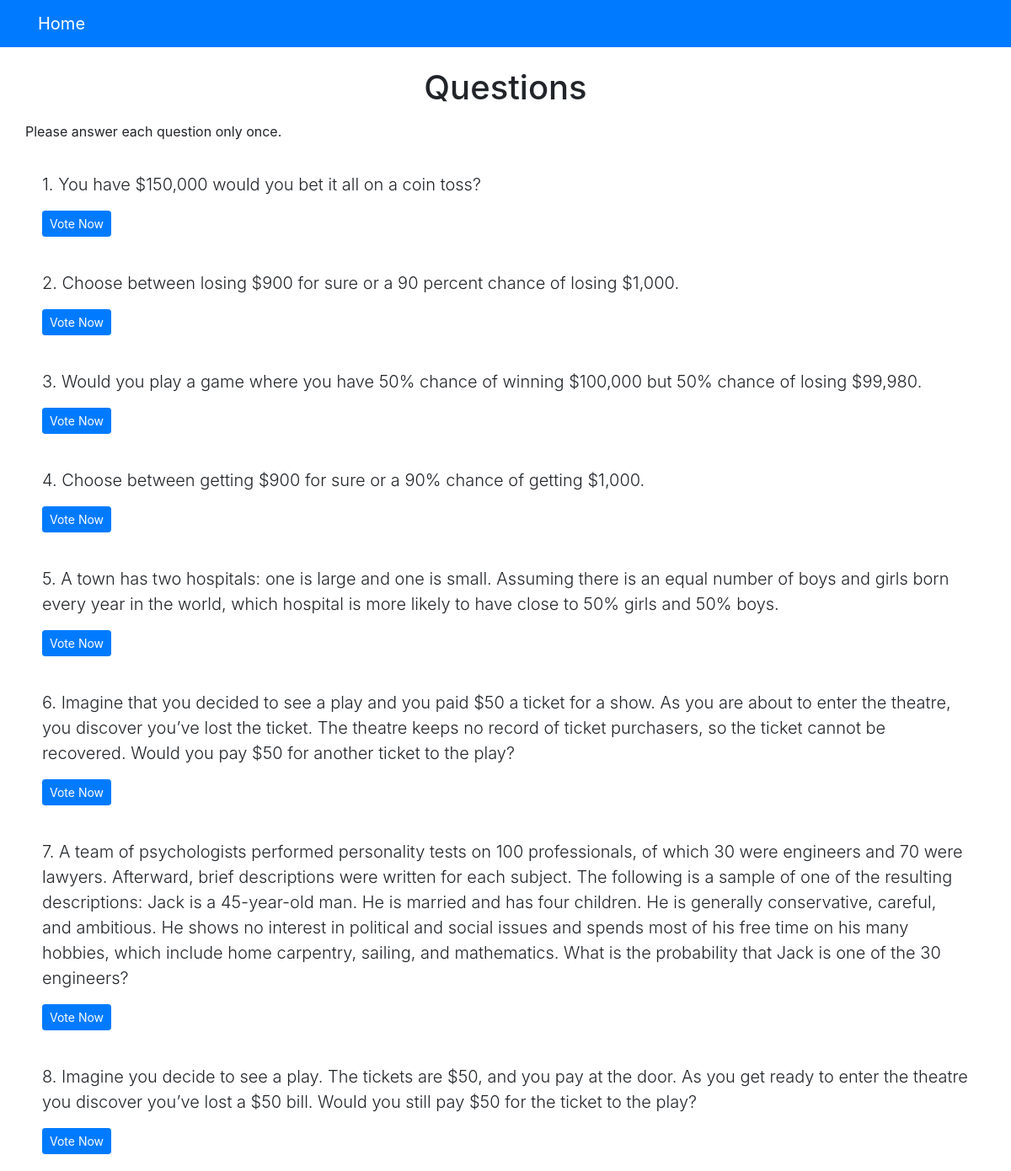
Screenshot of /polls/ with the database file from the repository.
### polls/models.py (models this page shows, shortened)
class Question(models.Model):
    question_text = models.CharField(max_length=4000)
    pub_date = models.DateTimeField('date published', default=None)

### polls/views.py (the view)
# urls.py: path('', views.index, name='index'),
def index(request):
    latest_question_list = Question.objects.order_by('pub_date')[:]
    context = {'latest_question_list': latest_question_list}
    return render(request, 'polls/index.html', context)

### templates/polls/index.html
{% extends 'base.html' %}
{% block content %}
<h1 class ="text-center mb-3">Questions</h1>
<p>Please answer each question only once.</p>
{% if latest_question_list %}
{% for question in latest_question_list %}
<div class ="card-mb-3">
    <div class ="card-body">
        <p class ="lead">{{ question.question_text }}</p>
        <a href ="{% url 'polls:detail' question.id %}" class ="btn btn-primary btn-sm">Vote Now</a>
    </div>
</div>
{% endfor %}
{% else %}
<p>No polls available</p>
{% endif %}
{% endblock %}

### rows the page displays
Question: question_text "1. You have $150,000 would you bet it all on a coin toss?"
Question: question_text "2. Choose between losing $900 for sure or a 90 percent chance of losing $1,000."
Question: question_text "3. Would you play a game where you have 50% chance of winning $100,000 but 50% chance of losing $99,980."
Question: question_text "4. Choose between getting $900 for sure or a 90% chance of getting $1,000."
Question: question_text "5. A town has two hospitals: one is large and one is small. Assuming there is an equal number of boys and girls born every year in the world, which hospital is more likely to have close to 50% girls and 50% boys."
Question: question_text "6. Imagine that you decided to see a play and you paid $50 a ticket for a show. As you are about to enter the theatre, you discover you’ve lost the ticket. The theatre keeps no record of ticket purchasers, so the ticket cannot be recovered. Would you pay $50 for another ticket to the play?"
Question: question_text "7. A team of psychologists performed personality tests on 100 professionals, of which 30 were engineers and 70 were lawyers. Afterward, brief descriptions were written for each subject. The following is a sample of one of the resulting descriptions: Jack is a 45-year-old man. He is married and has four children. He is generally conservative, careful, and ambitious. He shows no interest in political and social issues and spends most of his free time on his many hobbies, which include home carpentry, sailing, and mathematics. What is the probability that Jack is one of the 30 engineers?"
Question: question_text "8. Imagine you decide to see a play. The tickets are $50, and you pay at the door. As you get ready to enter the theatre you discover you’ve lost a $50 bill. Would you still pay $50 for the ticket to the play?"
